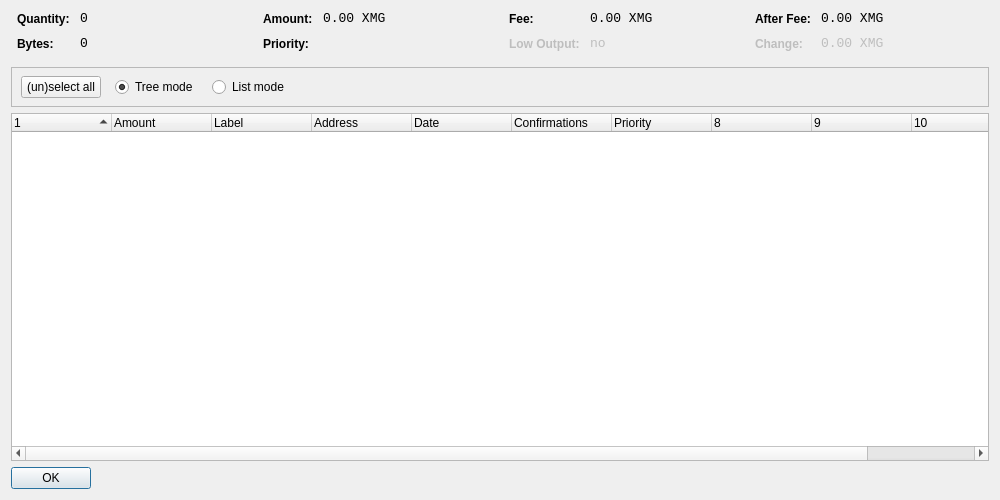
<?xml version="1.0" encoding="UTF-8"?>
<ui version="4.0">
 <class>CoinControlDialog</class>
 <widget class="QDialog" name="CoinControlDialog">
  <property name="geometry">
   <rect>
    <x>0</x>
    <y>0</y>
    <width>1000</width>
    <height>500</height>
   </rect>
  </property>
  <property name="windowTitle">
   <string>Coin Control</string>
  </property>
  <layout class="QVBoxLayout" name="verticalLayout">
   <item>
    <layout class="QHBoxLayout" name="horizontalLayoutTop" stretch="0,0,0,0">
     <property name="topMargin">
      <number>0</number>
     </property>
     <property name="bottomMargin">
      <number>10</number>
     </property>
     <item>
      <layout class="QFormLayout" name="formLayoutCoinControl1">
       <property name="horizontalSpacing">
        <number>10</number>
       </property>
       <property name="verticalSpacing">
        <number>10</number>
       </property>
       <property name="leftMargin">
        <number>6</number>
       </property>
       <property name="rightMargin">
        <number>6</number>
       </property>
       <item row="0" column="0">
        <widget class="QLabel" name="labelCoinControlQuantityText">
         <property name="styleSheet">
          <string notr="true">font-weight:bold;</string>
         </property>
         <property name="text">
          <string>Quantity:</string>
         </property>
        </widget>
       </item>
       <item row="0" column="1">
        <widget class="QLabel" name="labelCoinControlQuantity">
         <property name="font">
          <font>
           <family>Monospace</family>
           <pointsize>10</pointsize>
          </font>
         </property>
         <property name="cursor">
          <cursorShape>IBeamCursor</cursorShape>
         </property>
         <property name="contextMenuPolicy">
          <enum>Qt::ActionsContextMenu</enum>
         </property>
         <property name="text">
          <string>0</string>
         </property>
         <property name="textInteractionFlags">
          <set>Qt::LinksAccessibleByMouse|Qt::TextSelectableByKeyboard|Qt::TextSelectableByMouse</set>
         </property>
        </widget>
       </item>
       <item row="1" column="0">
        <widget class="QLabel" name="labelCoinControlBytesText">
         <property name="styleSheet">
          <string notr="true">font-weight:bold;</string>
         </property>
         <property name="text">
          <string>Bytes:</string>
         </property>
        </widget>
       </item>
       <item row="1" column="1">
        <widget class="QLabel" name="labelCoinControlBytes">
         <property name="font">
          <font>
           <family>Monospace</family>
           <pointsize>10</pointsize>
          </font>
         </property>
         <property name="cursor">
          <cursorShape>IBeamCursor</cursorShape>
         </property>
         <property name="contextMenuPolicy">
          <enum>Qt::ActionsContextMenu</enum>
         </property>
         <property name="text">
          <string>0</string>
         </property>
         <property name="textInteractionFlags">
          <set>Qt::LinksAccessibleByMouse|Qt::TextSelectableByKeyboard|Qt::TextSelectableByMouse</set>
         </property>
        </widget>
       </item>
      </layout>
     </item>
     <item>
      <layout class="QFormLayout" name="formLayoutCoinControl2">
       <property name="horizontalSpacing">
        <number>10</number>
       </property>
       <property name="verticalSpacing">
        <number>10</number>
       </property>
       <property name="leftMargin">
        <number>6</number>
       </property>
       <property name="rightMargin">
        <number>6</number>
       </property>
       <item row="0" column="0">
        <widget class="QLabel" name="labelCoinControlAmountText">
         <property name="styleSheet">
          <string notr="true">font-weight:bold;</string>
         </property>
         <property name="text">
          <string>Amount:</string>
         </property>
        </widget>
       </item>
       <item row="0" column="1">
        <widget class="QLabel" name="labelCoinControlAmount">
         <property name="font">
          <font>
           <family>Monospace</family>
           <pointsize>10</pointsize>
          </font>
         </property>
         <property name="cursor">
          <cursorShape>IBeamCursor</cursorShape>
         </property>
         <property name="contextMenuPolicy">
          <enum>Qt::ActionsContextMenu</enum>
         </property>
         <property name="text">
          <string>0.00 XMG</string>
         </property>
         <property name="textInteractionFlags">
          <set>Qt::LinksAccessibleByMouse|Qt::TextSelectableByKeyboard|Qt::TextSelectableByMouse</set>
         </property>
        </widget>
       </item>
       <item row="1" column="0">
        <widget class="QLabel" name="labelCoinControlPriorityText">
         <property name="styleSheet">
          <string notr="true">font-weight:bold;</string>
         </property>
         <property name="text">
          <string>Priority:</string>
         </property>
        </widget>
       </item>
       <item row="1" column="1">
        <widget class="QLabel" name="labelCoinControlPriority">
         <property name="font">
          <font>
           <family>Monospace</family>
           <pointsize>10</pointsize>
          </font>
         </property>
         <property name="cursor">
          <cursorShape>IBeamCursor</cursorShape>
         </property>
         <property name="contextMenuPolicy">
          <enum>Qt::ActionsContextMenu</enum>
         </property>
         <property name="text">
          <string/>
         </property>
         <property name="textInteractionFlags">
          <set>Qt::LinksAccessibleByMouse|Qt::TextSelectableByKeyboard|Qt::TextSelectableByMouse</set>
         </property>
        </widget>
       </item>
      </layout>
     </item>
     <item>
      <layout class="QFormLayout" name="formLayoutCoinControl3">
       <property name="horizontalSpacing">
        <number>10</number>
       </property>
       <property name="verticalSpacing">
        <number>10</number>
       </property>
       <property name="leftMargin">
        <number>6</number>
       </property>
       <property name="rightMargin">
        <number>6</number>
       </property>
       <item row="0" column="0">
        <widget class="QLabel" name="labelCoinControlFeeText">
         <property name="styleSheet">
          <string notr="true">font-weight:bold;</string>
         </property>
         <property name="text">
          <string>Fee:</string>
         </property>
        </widget>
       </item>
       <item row="0" column="1">
        <widget class="QLabel" name="labelCoinControlFee">
         <property name="font">
          <font>
           <family>Monospace</family>
           <pointsize>10</pointsize>
          </font>
         </property>
         <property name="cursor">
          <cursorShape>IBeamCursor</cursorShape>
         </property>
         <property name="contextMenuPolicy">
          <enum>Qt::ActionsContextMenu</enum>
         </property>
         <property name="text">
          <string>0.00 XMG</string>
         </property>
         <property name="textInteractionFlags">
          <set>Qt::LinksAccessibleByMouse|Qt::TextSelectableByKeyboard|Qt::TextSelectableByMouse</set>
         </property>
        </widget>
       </item>
       <item row="1" column="0">
        <widget class="QLabel" name="labelCoinControlLowOutputText">
         <property name="enabled">
          <bool>false</bool>
         </property>
         <property name="styleSheet">
          <string notr="true">font-weight:bold;</string>
         </property>
         <property name="text">
          <string>Low Output:</string>
         </property>
        </widget>
       </item>
       <item row="1" column="1">
        <widget class="QLabel" name="labelCoinControlLowOutput">
         <property name="enabled">
          <bool>false</bool>
         </property>
         <property name="font">
          <font>
           <family>Monospace</family>
           <pointsize>10</pointsize>
          </font>
         </property>
         <property name="cursor">
          <cursorShape>IBeamCursor</cursorShape>
         </property>
         <property name="contextMenuPolicy">
          <enum>Qt::ActionsContextMenu</enum>
         </property>
         <property name="text">
          <string>no</string>
         </property>
         <property name="textInteractionFlags">
          <set>Qt::LinksAccessibleByMouse|Qt::TextSelectableByKeyboard|Qt::TextSelectableByMouse</set>
         </property>
        </widget>
       </item>
      </layout>
     </item>
     <item>
      <layout class="QFormLayout" name="formLayoutCoinControl4">
       <property name="horizontalSpacing">
        <number>10</number>
       </property>
       <property name="verticalSpacing">
        <number>10</number>
       </property>
       <property name="leftMargin">
        <number>6</number>
       </property>
       <property name="rightMargin">
        <number>6</number>
       </property>
       <item row="0" column="0">
        <widget class="QLabel" name="labelCoinControlAfterFeeText">
         <property name="styleSheet">
          <string notr="true">font-weight:bold;</string>
         </property>
         <property name="text">
          <string>After Fee:</string>
         </property>
        </widget>
       </item>
       <item row="0" column="1">
        <widget class="QLabel" name="labelCoinControlAfterFee">
         <property name="font">
          <font>
           <family>Monospace</family>
           <pointsize>10</pointsize>
          </font>
         </property>
         <property name="cursor">
          <cursorShape>IBeamCursor</cursorShape>
         </property>
         <property name="contextMenuPolicy">
          <enum>Qt::ActionsContextMenu</enum>
         </property>
         <property name="text">
          <string>0.00 XMG</string>
         </property>
         <property name="textInteractionFlags">
          <set>Qt::LinksAccessibleByMouse|Qt::TextSelectableByKeyboard|Qt::TextSelectableByMouse</set>
         </property>
        </widget>
       </item>
       <item row="1" column="0">
        <widget class="QLabel" name="labelCoinControlChangeText">
         <property name="enabled">
          <bool>false</bool>
         </property>
         <property name="styleSheet">
          <string notr="true">font-weight:bold;</string>
         </property>
         <property name="text">
          <string>Change:</string>
         </property>
        </widget>
       </item>
       <item row="1" column="1">
        <widget class="QLabel" name="labelCoinControlChange">
         <property name="enabled">
          <bool>false</bool>
         </property>
         <property name="font">
          <font>
           <family>Monospace</family>
           <pointsize>10</pointsize>
          </font>
         </property>
         <property name="cursor">
          <cursorShape>IBeamCursor</cursorShape>
         </property>
         <property name="contextMenuPolicy">
          <enum>Qt::ActionsContextMenu</enum>
         </property>
         <property name="text">
          <string>0.00 XMG</string>
         </property>
         <property name="textInteractionFlags">
          <set>Qt::LinksAccessibleByMouse|Qt::TextSelectableByKeyboard|Qt::TextSelectableByMouse</set>
         </property>
        </widget>
       </item>
      </layout>
     </item>
    </layout>
   </item>
   <item>
    <widget class="QFrame" name="frame">
     <property name="minimumSize">
      <size>
       <width>0</width>
       <height>40</height>
      </size>
     </property>
     <property name="frameShape">
      <enum>QFrame::StyledPanel</enum>
     </property>
     <property name="frameShadow">
      <enum>QFrame::Sunken</enum>
     </property>
     <widget class="QWidget" name="horizontalLayoutWidget">
      <property name="geometry">
       <rect>
        <x>10</x>
        <y>0</y>
        <width>781</width>
        <height>41</height>
       </rect>
      </property>
      <layout class="QHBoxLayout" name="horizontalLayoutPanel" stretch="0,0,0,0,0">
       <property name="spacing">
        <number>14</number>
       </property>
       <item>
        <widget class="QPushButton" name="pushButtonSelectAll">
         <property name="sizePolicy">
          <sizepolicy hsizetype="Maximum" vsizetype="Fixed">
           <horstretch>0</horstretch>
           <verstretch>0</verstretch>
          </sizepolicy>
         </property>
         <property name="text">
          <string>(un)select all</string>
         </property>
        </widget>
       </item>
       <item>
        <widget class="QRadioButton" name="radioTreeMode">
         <property name="sizePolicy">
          <sizepolicy hsizetype="Maximum" vsizetype="Fixed">
           <horstretch>0</horstretch>
           <verstretch>0</verstretch>
          </sizepolicy>
         </property>
         <property name="text">
          <string>Tree mode</string>
         </property>
         <property name="checked">
          <bool>true</bool>
         </property>
        </widget>
       </item>
       <item>
        <widget class="QRadioButton" name="radioListMode">
         <property name="sizePolicy">
          <sizepolicy hsizetype="Maximum" vsizetype="Fixed">
           <horstretch>0</horstretch>
           <verstretch>0</verstretch>
          </sizepolicy>
         </property>
         <property name="text">
          <string>List mode</string>
         </property>
        </widget>
       </item>
       <item>
        <spacer name="horizontalSpacer">
         <property name="orientation">
          <enum>Qt::Horizontal</enum>
         </property>
         <property name="sizeHint" stdset="0">
          <size>
           <width>40</width>
           <height>20</height>
          </size>
         </property>
        </spacer>
       </item>
      </layout>
     </widget>
    </widget>
   </item>
   <item>
    <widget class="CoinControlTreeWidget" name="treeWidget">
     <property name="contextMenuPolicy">
      <enum>Qt::CustomContextMenu</enum>
     </property>
     <property name="sortingEnabled">
      <bool>false</bool>
     </property>
     <property name="columnCount">
      <number>11</number>
     </property>
     <attribute name="headerShowSortIndicator" stdset="0">
      <bool>true</bool>
     </attribute>
     <attribute name="headerStretchLastSection">
      <bool>false</bool>
     </attribute>
     <column>
      <property name="text">
       <string/>
      </property>
     </column>
     <column>
      <property name="text">
       <string>Amount</string>
      </property>
     </column>
     <column>
      <property name="text">
       <string>Label</string>
      </property>
     </column>
     <column>
      <property name="text">
       <string>Address</string>
      </property>
     </column>
     <column>
      <property name="text">
       <string>Date</string>
      </property>
     </column>
     <column>
      <property name="text">
       <string>Confirmations</string>
      </property>
      <property name="toolTip">
       <string>Confirmed</string>
      </property>
     </column>
     <column>
      <property name="text">
       <string>Priority</string>
      </property>
     </column>
     <column>
      <property name="text">
       <string/>
      </property>
     </column>
     <column>
      <property name="text">
       <string/>
      </property>
     </column>
     <column>
      <property name="text">
       <string/>
      </property>
     </column>
     <column>
      <property name="text">
       <string/>
      </property>
     </column>
    </widget>
   </item>
   <item>
    <widget class="QDialogButtonBox" name="buttonBox">
     <property name="sizePolicy">
      <sizepolicy hsizetype="Maximum" vsizetype="Fixed">
       <horstretch>0</horstretch>
       <verstretch>0</verstretch>
      </sizepolicy>
     </property>
     <property name="orientation">
      <enum>Qt::Horizontal</enum>
     </property>
     <property name="standardButtons">
      <set>QDialogButtonBox::Ok</set>
     </property>
    </widget>
   </item>
  </layout>
 </widget>
 <customwidgets>
  <customwidget>
   <class>CoinControlTreeWidget</class>
   <extends>QTreeWidget</extends>
   <header>coincontroltreewidget.h</header>
  </customwidget>
 </customwidgets>
 <resources/>
 <connections/>
</ui>
